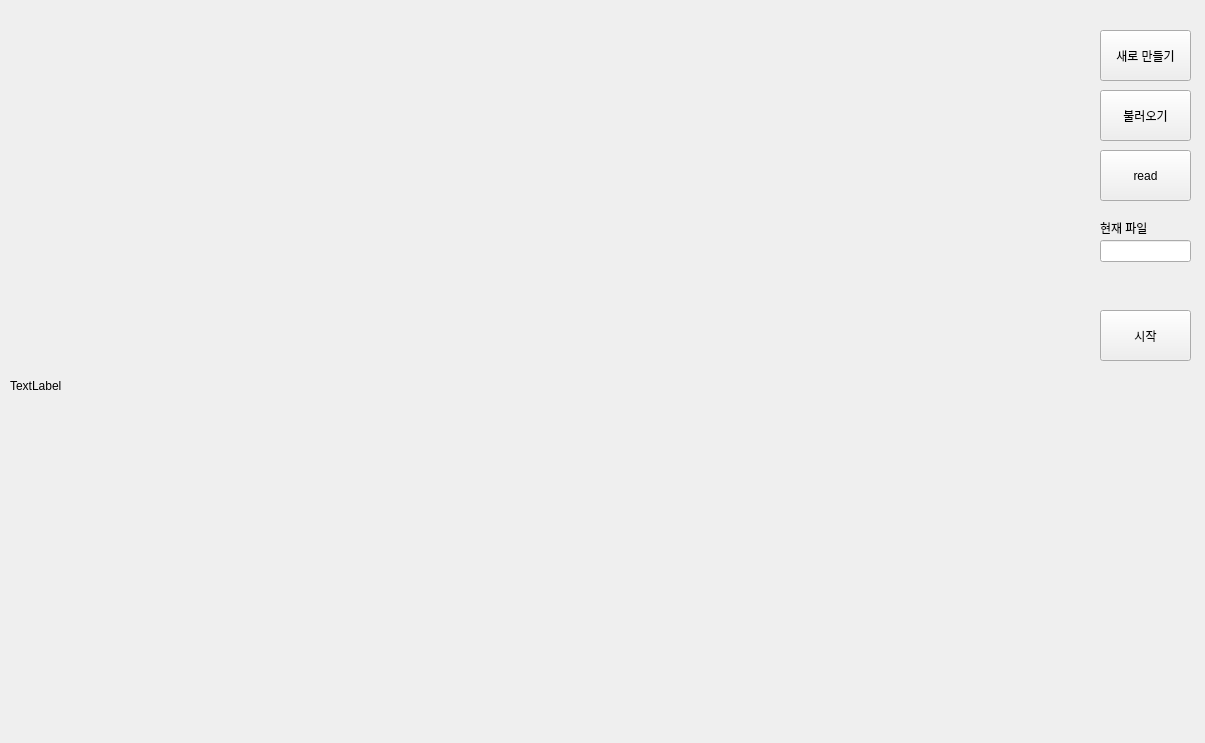
<?xml version="1.0" encoding="UTF-8"?>
<ui version="4.0">
 <class>Form</class>
 <widget class="QWidget" name="Form">
  <property name="geometry">
   <rect>
    <x>0</x>
    <y>0</y>
    <width>1205</width>
    <height>743</height>
   </rect>
  </property>
  <property name="windowTitle">
   <string>Form</string>
  </property>
  <widget class="QLabel" name="image_label">
   <property name="geometry">
    <rect>
     <x>10</x>
     <y>10</y>
     <width>1081</width>
     <height>751</height>
    </rect>
   </property>
   <property name="text">
    <string>TextLabel</string>
   </property>
   <property name="scaledContents">
    <bool>true</bool>
   </property>
  </widget>
  <widget class="QPushButton" name="btn_toggle_run">
   <property name="geometry">
    <rect>
     <x>1100</x>
     <y>310</y>
     <width>91</width>
     <height>51</height>
    </rect>
   </property>
   <property name="text">
    <string>시작</string>
   </property>
  </widget>
  <widget class="QPushButton" name="btn_open">
   <property name="geometry">
    <rect>
     <x>1100</x>
     <y>90</y>
     <width>91</width>
     <height>51</height>
    </rect>
   </property>
   <property name="text">
    <string>불러오기</string>
   </property>
  </widget>
  <widget class="QPushButton" name="btn_create_new">
   <property name="geometry">
    <rect>
     <x>1100</x>
     <y>30</y>
     <width>91</width>
     <height>51</height>
    </rect>
   </property>
   <property name="text">
    <string>새로 만들기</string>
   </property>
  </widget>
  <widget class="QPushButton" name="btn_read">
   <property name="geometry">
    <rect>
     <x>1100</x>
     <y>150</y>
     <width>91</width>
     <height>51</height>
    </rect>
   </property>
   <property name="text">
    <string>read</string>
   </property>
   <property name="default">
    <bool>false</bool>
   </property>
   <property name="flat">
    <bool>false</bool>
   </property>
  </widget>
  <widget class="QLineEdit" name="current_pkl">
   <property name="geometry">
    <rect>
     <x>1100</x>
     <y>240</y>
     <width>91</width>
     <height>22</height>
    </rect>
   </property>
   <property name="readOnly">
    <bool>true</bool>
   </property>
  </widget>
  <widget class="QLabel" name="label_2">
   <property name="geometry">
    <rect>
     <x>1100</x>
     <y>220</y>
     <width>71</width>
     <height>16</height>
    </rect>
   </property>
   <property name="text">
    <string>현재 파일</string>
   </property>
  </widget>
 </widget>
 <resources/>
 <connections/>
</ui>
